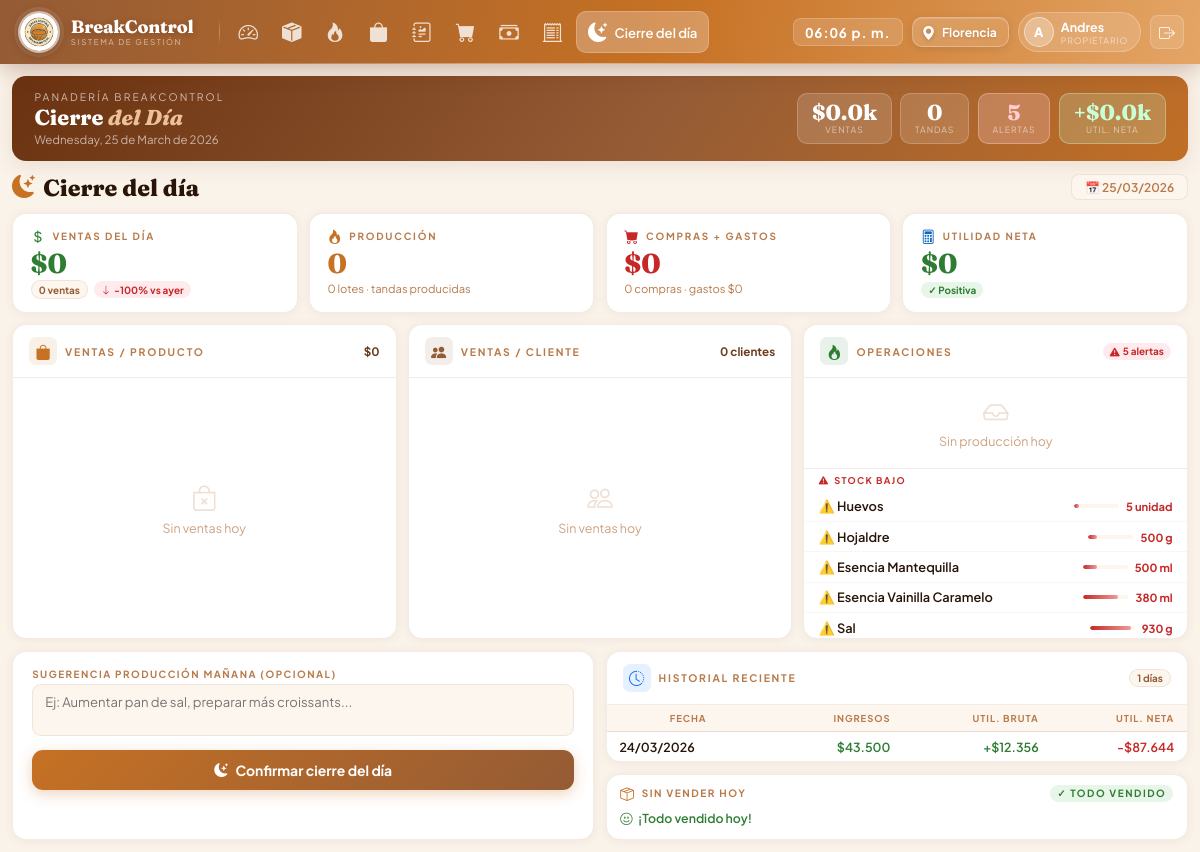
The page /modules/cierre/index.php (signed in) on the database its author committed.
### tables this page shows
CREATE TABLE `cierre_dia` (
  `id_cierre` int(11) NOT NULL,
  `id_usuario` int(11) NOT NULL,
  `fecha` date NOT NULL,
  `total_ingresos` decimal(12,2) NOT NULL DEFAULT 0.00,
  `total_gastos` decimal(12,2) NOT NULL DEFAULT 0.00,
  `costo_produccion` decimal(12,2) NOT NULL DEFAULT 0.00,
  `utilidad_bruta` decimal(12,2) NOT NULL DEFAULT 0.00 COMMENT 'total_ingresos - costo_produccion',
  `utilidad_neta` decimal(12,2) NOT NULL DEFAULT 0.00 COMMENT 'utilidad_bruta - total_gastos',
  `sugerencia_produccion` text DEFAULT NULL
);

CREATE TABLE `usuario` (
  `id_usuario` int(11) NOT NULL,
  `nombre_usuario` varchar(50) NOT NULL,
  `nombre_completo` varchar(100) NOT NULL,
  `contrasena_hash` varchar(255) NOT NULL,
  `rol` enum('propietario','empleado') NOT NULL DEFAULT 'empleado',
  `activo` tinyint(1) NOT NULL DEFAULT 1,
  `fecha_creacion` datetime NOT NULL DEFAULT current_timestamp()
);

CREATE TABLE `insumo` (
  `id_insumo` int(11) NOT NULL,
  `nombre` varchar(100) NOT NULL,
  `unidad_medida` enum('kg','g','L','ml','unidad') NOT NULL,
  `es_harina` tinyint(1) NOT NULL DEFAULT 0 COMMENT '1 = se aplica merma del 6%',
  `stock_actual` decimal(12,3) NOT NULL DEFAULT 0.000,
  `punto_reposicion` decimal(12,3) NOT NULL DEFAULT 0.000 COMMENT 'Stock mínimo antes de generar alerta',
  `consumo_promedio_diario` decimal(12,3) NOT NULL DEFAULT 0.000 COMMENT 'Se actualiza automáticamente',
  `activo` tinyint(1) NOT NULL DEFAULT 1,
  `fecha_creacion` datetime NOT NULL DEFAULT current_timestamp()
);

### modules/cierre/index.php (the view, shortened to what the rows shown need)
<?php
require_once __DIR__ . '/../../includes/sesion.php';
require_once __DIR__ . '/../../includes/funciones.php';
$pdo  = getConexion();
$alertas = $pdo->query("
    SELECT nombre, stock_actual, punto_reposicion, unidad_medida
    FROM insumo WHERE stock_actual <= punto_reposicion AND activo=1
    ORDER BY (stock_actual / NULLIF(punto_reposicion,0)) ASC
")->fetchAll();
$historial = $pdo->query("
    SELECT cd.*, u.nombre_completo AS usuario
    FROM cierre_dia cd
    LEFT JOIN usuario u ON u.id_usuario = cd.id_usuario
    ORDER BY cd.fecha DESC LIMIT 7
")->fetchAll();
require_once __DIR__ . '/../../views/layouts/header.php';
?>
<div class="page">
  <div class="zona-central">
    <div class="c-body">
      <div class="card">
        <div class="d-scroll">
          <?php if (!empty($alertas)): ?>
          <?php foreach ($alertas as $a):
            $pct = $a['punto_reposicion'] > 0 ? min(100, round(($a['stock_actual'] / $a['punto_reposicion']) * 100)) : 0; ?>
          <div class="dato-row">
            <span class="dato-nombre">⚠️ <?= htmlspecialchars($a['nombre']) ?></span>
            <div class="barra-w"><div class="barra-alert" style="width:<?= $pct ?>%"></div></div>
            <span style="font-size:.7rem;font-weight:700;color:#c62828"><?= formatoInteligente($a['stock_actual']) ?> <?= $a['unidad_medida'] ?></span>
          </div>
          <?php endforeach; endif; ?>
        </div>
      </div>
    </div>
  </div>
  <div class="cierre-bottom">
    <div class="cierre-right">
      <?php if (!empty($historial)): ?>
      <div class="hist-card">
        <div style="overflow-x:auto">
          <table class="ht">
            <thead>
              <tr>
                <th>Fecha</th>
                <th>Ingresos</th>
                <th>Util. bruta</th>
                <th>Util. neta</th>
              </tr>
            </thead>
            <tbody>
              <?php foreach ($historial as $h): ?>
              <tr>
                <td style="font-weight:600;white-space:nowrap">
                  <?= date('d/m/Y', strtotime($h['fecha'])) ?>
                </td>
                <td class="grn">$<?= number_format($h['total_ingresos'], 0, ',', '.') ?></td>
                <td class="<?= $h['utilidad_bruta'] >= 0 ? 'grn' : 'red' ?>">
                  <?= $h['utilidad_bruta'] >= 0 ? '+' : '-' ?>$<?= number_format(abs($h['utilidad_bruta']), 0, ',', '.') ?>
                </td>
                <td class="<?= $h['utilidad_neta'] >= 0 ? 'grn' : 'red' ?>">
                  <?= $h['utilidad_neta'] >= 0 ? '+' : '-' ?>$<?= number_format(abs($h['utilidad_neta']), 0, ',', '.') ?>
                </td>
              </tr>
              <?php endforeach; ?>
            </tbody>
          </table>
        </div>
      </div>
      <?php endif; ?>
    </div>
  </div>
</div>
<?php include __DIR__ . '/../../views/layouts/footer.php'; ?>

### views/layouts/header.php (shortened to what the rows shown need)
<?php
require_once __DIR__ . '/../../includes/sesion.php';
$user = usuarioActual();
?>
<!DOCTYPE html>
<html lang="es">
<head>
  <link href="https://cdn.jsdelivr.net/npm/bootstrap-icons@1.11.3/font/bootstrap-icons.min.css" rel="stylesheet">
  <link href="<?= APP_URL ?>/assets/css/responsive.css" rel="stylesheet">
</head>
<body>
<nav id="main-nav">
  <div class="n-right">
    <div class="n-user">
      <div class="n-avatar"><?= strtoupper(substr($user['nombre'], 0, 1)) ?></div>
      <div>
        <div class="n-uname"><?= htmlspecialchars($user['nombre']) ?></div>
        <div class="n-urole">Propietario</div>
      </div>
    </div>
  </div>
</nav>

### rows shown on the page
cierre_dia: id_usuario.nombre_completo "A", id_usuario.nombre_completo "Andres", fecha "24/03/2026", total_ingresos "43.500", utilidad_bruta "12.356", utilidad_neta "87.644"
insumo: nombre "Huevos", punto_reposicion 45 (drawn), stock_actual "5", unidad_medida "unidad"
insumo: nombre "Hojaldre", punto_reposicion 2500 (drawn), stock_actual "500", unidad_medida "g"
insumo: nombre "Esencia Mantequilla", punto_reposicion 1500 (drawn), stock_actual "500", unidad_medida "ml"
insumo: nombre "Esencia Vainilla Caramelo", punto_reposicion 500 (drawn), stock_actual "380", unidad_medida "ml"
insumo: nombre "Sal", punto_reposicion 1000 (drawn), stock_actual "930", unidad_medida "g"

### other values the page prints
$total_ventas / 1000 "0.0"
$total_tandas "0"
$num_alertas "5"
abs($utilidad_neta) / 1000 "0.0"
$total_ventas "0"
$num_ventas "0"
$diff_ventas "-100"
count($producciones) "0"
$costo_produccion_hoy + $total_gastos "0"
$num_compras "0"
$total_gastos "0"
abs($utilidad_neta) "0"
count($ventas_cli) "0"
count($historial) "1"
